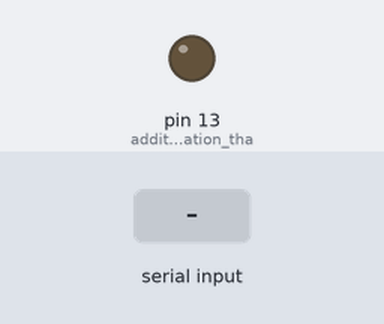
A sketch run on a simulated Arduino Mega 2560, built with avr-gcc and run on an emulated ATmega2560. Shown: output pins drawn as LEDs (lit = HIGH). Dashed ring = blinking. The test bench sets the inputs (shaded band). What the sketch prints to the serial monitor is not drawn.

Above: at 0.1 s.
At 2.25 s:
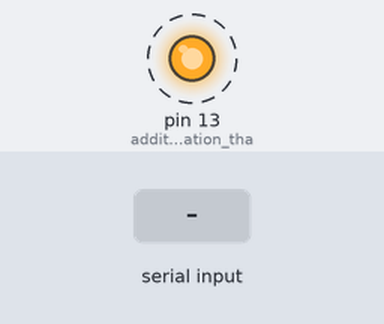
2.3 s: "1" received over Serial
Timing chart, 0 to 11.3 s (numbered marks = the images above; inputs shaded):
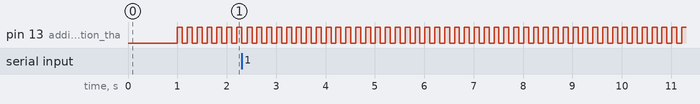

Measured:
- by itself, pin 13 (additional_indication_tha): alternates HIGH for 0.10 s and LOW for 0.10 s

The sketch:

bluetooth_echo_181118.ino
```cpp
/*
Author: Kris Gonzalez
Created: 181118
Objective: Use a serial connection between pc-arduino to then send some text
  through bluetooth, which then transmits it somewhere else.

Ideal Connection:
pc-arduino-bluetooth-pc
note: pc is running 2 diff programs at once (2-way comm, and 1-way receive)

General Steps:
1. connect teensy
2. ensure "echo_test" is running on board
3. run python script of echo_test (e.g. "python3 echo_test_pc.py")
4. write in short text and send
5. board echoes same text back, and blinks LED
6. to quit, type 'q' and hit ENTER

How to Connect:
PC-usbcable-teensy/arduino-bluetooth

Example:

*/

void setup(){
  // possible bauds: 38400, 115200
  Serial.begin(38400);  // pc-arduino comm
  Serial1.begin(38400); // arduino-bluetooth comm
  pinMode(13,OUTPUT); // additional indication that message was received
  Serial.println("BOARD: Starting...");
  Serial.setTimeout(10);
  Serial1.setTimeout(10);
  delay(1000);

}//setup

void loop(){
  String inp="";
  digitalWrite(13,HIGH);
  delay(100);
  digitalWrite(13,LOW);
  delay(100);
  if(Serial.available()>0){
    inp=Serial.readString();
    Serial.print("BOARD: received: ");
    Serial.println(inp);
    Serial.print("BOARD: sending... ");
    Serial1.println(inp); //keep everything as bytes, just bounce over
    Serial.println("done.");

  //   Serial.print("BOARD: sending.");
  //   while(Serial.available()>0){
  //     Serial1.write(Serial.read()); //keep everything as bytes, just bounce over
  //   }//while data sending
  //   Serial.println(" done.");
  }//if data available
}//loop


// eof
```
